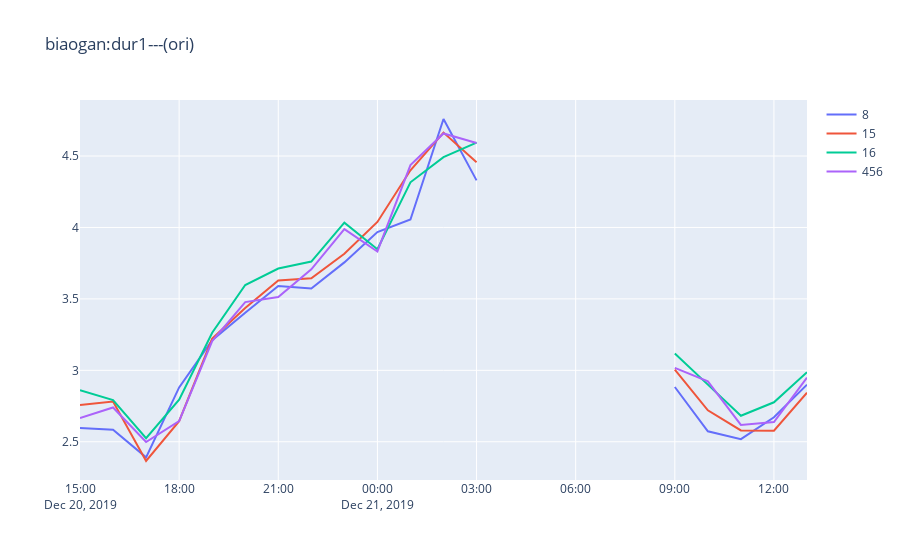
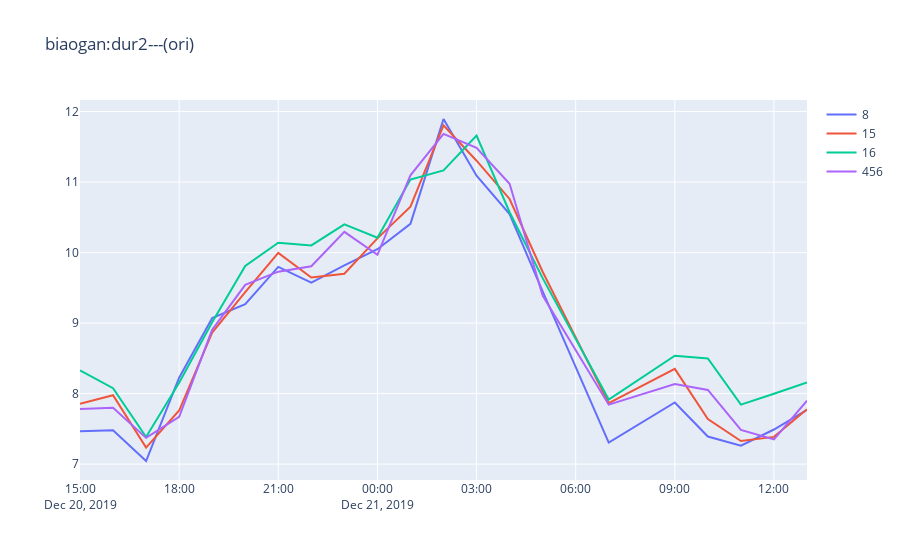
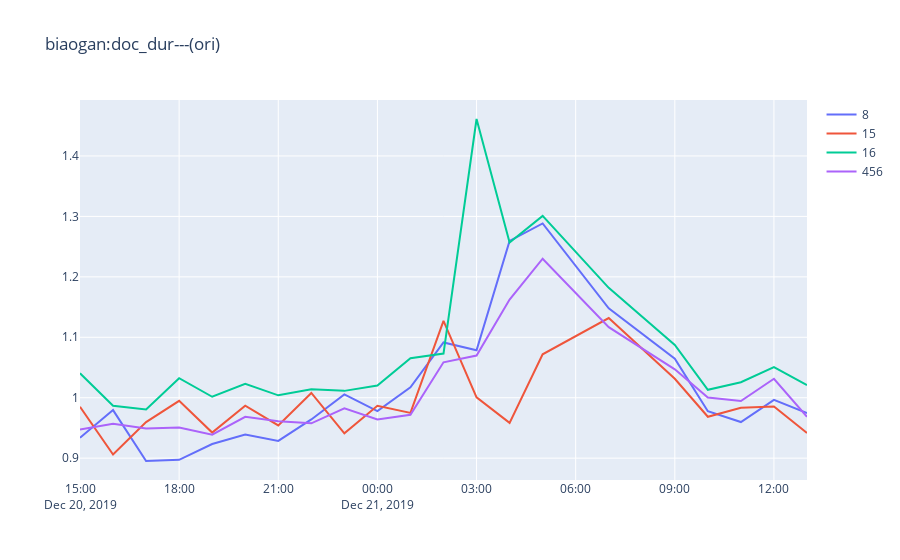

These figures' notebook cell, in order:
### Code cell
show('biaogan', names='dur1,dur2,doc_dur')
